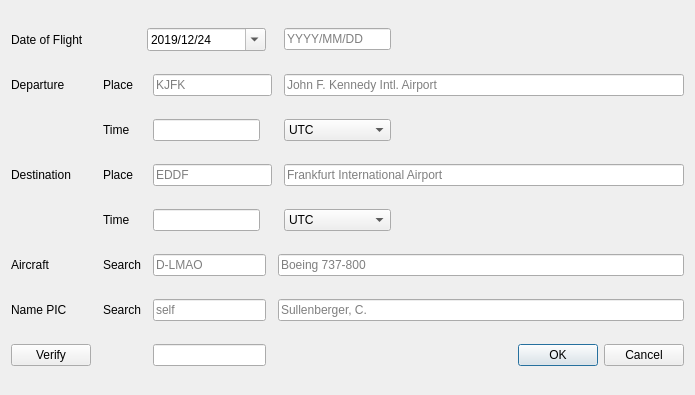
<?xml version="1.0" encoding="UTF-8"?>
<ui version="4.0">
 <class>EditFlight</class>
 <widget class="QDialog" name="EditFlight">
  <property name="geometry">
   <rect>
    <x>0</x>
    <y>0</y>
    <width>695</width>
    <height>395</height>
   </rect>
  </property>
  <property name="windowTitle">
   <string>Edit Flight</string>
  </property>
  <layout class="QGridLayout" name="gridLayout">
   <item row="2" column="3" colspan="2">
    <widget class="QLabel" name="tofbLabel">
     <property name="text">
      <string>Time</string>
     </property>
    </widget>
   </item>
   <item row="4" column="3" colspan="2">
    <widget class="QLabel" name="tonbLabel">
     <property name="text">
      <string>Time</string>
     </property>
    </widget>
   </item>
   <item row="6" column="0" colspan="2">
    <widget class="QLabel" name="picLabel">
     <property name="text">
      <string>Name PIC</string>
     </property>
    </widget>
   </item>
   <item row="6" column="3">
    <widget class="QLabel" name="searchLabelpic">
     <property name="text">
      <string>Search</string>
     </property>
    </widget>
   </item>
   <item row="4" column="9">
    <widget class="QComboBox" name="desTZ">
     <item>
      <property name="text">
       <string>UTC</string>
      </property>
     </item>
    </widget>
   </item>
   <item row="3" column="3" colspan="2">
    <widget class="QLabel" name="placeLabel2">
     <property name="text">
      <string>Place</string>
     </property>
    </widget>
   </item>
   <item row="4" column="10">
    <spacer name="horizontalSpacer_5">
     <property name="orientation">
      <enum>Qt::Horizontal</enum>
     </property>
     <property name="sizeHint" stdset="0">
      <size>
       <width>288</width>
       <height>20</height>
      </size>
     </property>
    </spacer>
   </item>
   <item row="3" column="0" colspan="3">
    <widget class="QLabel" name="destLabel">
     <property name="text">
      <string>Destination</string>
     </property>
    </widget>
   </item>
   <item row="2" column="9">
    <widget class="QComboBox" name="deptTZ">
     <item>
      <property name="text">
       <string>UTC</string>
      </property>
     </item>
    </widget>
   </item>
   <item row="2" column="10">
    <spacer name="horizontalSpacer_6">
     <property name="orientation">
      <enum>Qt::Horizontal</enum>
     </property>
     <property name="sizeHint" stdset="0">
      <size>
       <width>288</width>
       <height>20</height>
      </size>
     </property>
    </spacer>
   </item>
   <item row="5" column="0">
    <widget class="QLabel" name="acftLabel">
     <property name="text">
      <string>Aircraft</string>
     </property>
    </widget>
   </item>
   <item row="1" column="3" colspan="2">
    <widget class="QLabel" name="placeLabel1">
     <property name="text">
      <string>Place</string>
     </property>
    </widget>
   </item>
   <item row="7" column="7" colspan="4">
    <widget class="QDialogButtonBox" name="buttonBox">
     <property name="orientation">
      <enum>Qt::Horizontal</enum>
     </property>
     <property name="standardButtons">
      <set>QDialogButtonBox::Cancel|QDialogButtonBox::Ok</set>
     </property>
    </widget>
   </item>
   <item row="3" column="9" colspan="2">
    <widget class="QLineEdit" name="destHintlineEdit">
     <property name="maxLength">
      <number>0</number>
     </property>
     <property name="readOnly">
      <bool>true</bool>
     </property>
     <property name="placeholderText">
      <string>Frankfurt International Airport</string>
     </property>
    </widget>
   </item>
   <item row="5" column="3">
    <widget class="QLabel" name="searchLabelacft">
     <property name="text">
      <string>Search</string>
     </property>
    </widget>
   </item>
   <item row="7" column="5" colspan="2">
    <widget class="QLineEdit" name="verifyEdit"/>
   </item>
   <item row="1" column="0" colspan="2">
    <widget class="QLabel" name="deptLabel">
     <property name="text">
      <string>Departure</string>
     </property>
    </widget>
   </item>
   <item row="5" column="8" colspan="3">
    <widget class="QLineEdit" name="acftHintLineEdit">
     <property name="readOnly">
      <bool>true</bool>
     </property>
     <property name="placeholderText">
      <string>Boeing 737-800</string>
     </property>
    </widget>
   </item>
   <item row="5" column="5" colspan="2">
    <widget class="QLineEdit" name="newAcft">
     <property name="placeholderText">
      <string>D-LMAO</string>
     </property>
    </widget>
   </item>
   <item row="3" column="5" colspan="3">
    <widget class="QLineEdit" name="newDest">
     <property name="toolTip">
      <string>Enter the ICAO 4-letter Identifier of the Airport</string>
     </property>
     <property name="inputMethodHints">
      <set>Qt::ImhNone</set>
     </property>
     <property name="maxLength">
      <number>4</number>
     </property>
     <property name="placeholderText">
      <string>EDDF</string>
     </property>
    </widget>
   </item>
   <item row="7" column="0" colspan="2">
    <widget class="QPushButton" name="verifyButton">
     <property name="text">
      <string>Verify</string>
     </property>
    </widget>
   </item>
   <item row="0" column="0" colspan="3">
    <widget class="QLabel" name="doftLabel">
     <property name="text">
      <string>Date of Flight</string>
     </property>
    </widget>
   </item>
   <item row="6" column="5" colspan="2">
    <widget class="QLineEdit" name="newPic">
     <property name="placeholderText">
      <string>self</string>
     </property>
    </widget>
   </item>
   <item row="1" column="5" colspan="3">
    <widget class="QLineEdit" name="newDept">
     <property name="toolTip">
      <string>Enter the ICAO 4-letter Identifier of the Airport</string>
     </property>
     <property name="inputMethodHints">
      <set>Qt::ImhNone</set>
     </property>
     <property name="maxLength">
      <number>4</number>
     </property>
     <property name="placeholderText">
      <string>KJFK</string>
     </property>
    </widget>
   </item>
   <item row="1" column="9" colspan="2">
    <widget class="QLineEdit" name="deptHintlineEdit">
     <property name="maxLength">
      <number>0</number>
     </property>
     <property name="readOnly">
      <bool>true</bool>
     </property>
     <property name="placeholderText">
      <string>John F. Kennedy Intl. Airport</string>
     </property>
    </widget>
   </item>
   <item row="6" column="8" colspan="3">
    <widget class="QLineEdit" name="picHintLineEdit">
     <property name="readOnly">
      <bool>true</bool>
     </property>
     <property name="placeholderText">
      <string>Sullenberger, C.</string>
     </property>
    </widget>
   </item>
   <item row="0" column="4" colspan="3">
    <widget class="QDateEdit" name="newDoft">
     <property name="dateTime">
      <datetime>
       <hour>23</hour>
       <minute>0</minute>
       <second>0</second>
       <year>2019</year>
       <month>12</month>
       <day>24</day>
      </datetime>
     </property>
     <property name="displayFormat">
      <string>yyyy/MM/dd</string>
     </property>
     <property name="calendarPopup">
      <bool>true</bool>
     </property>
     <property name="timeSpec">
      <enum>Qt::UTC</enum>
     </property>
    </widget>
   </item>
   <item row="2" column="5">
    <widget class="QLineEdit" name="newTofb">
     <property name="maxLength">
      <number>5</number>
     </property>
    </widget>
   </item>
   <item row="4" column="5">
    <widget class="QLineEdit" name="newTonb"/>
   </item>
   <item row="0" column="9">
    <widget class="QLineEdit" name="dateHintLineEdit">
     <property name="readOnly">
      <bool>true</bool>
     </property>
     <property name="placeholderText">
      <string>YYYY/MM/DD</string>
     </property>
    </widget>
   </item>
  </layout>
 </widget>
 <tabstops>
  <tabstop>newDoft</tabstop>
  <tabstop>newDept</tabstop>
  <tabstop>newTofb</tabstop>
  <tabstop>newDest</tabstop>
  <tabstop>newTonb</tabstop>
  <tabstop>newAcft</tabstop>
  <tabstop>newPic</tabstop>
  <tabstop>verifyEdit</tabstop>
  <tabstop>deptHintlineEdit</tabstop>
  <tabstop>deptTZ</tabstop>
  <tabstop>destHintlineEdit</tabstop>
  <tabstop>desTZ</tabstop>
  <tabstop>acftHintLineEdit</tabstop>
  <tabstop>picHintLineEdit</tabstop>
  <tabstop>verifyButton</tabstop>
 </tabstops>
 <resources/>
 <connections>
  <connection>
   <sender>buttonBox</sender>
   <signal>accepted()</signal>
   <receiver>EditFlight</receiver>
   <slot>accept()</slot>
   <hints>
    <hint type="sourcelabel">
     <x>248</x>
     <y>254</y>
    </hint>
    <hint type="destinationlabel">
     <x>157</x>
     <y>274</y>
    </hint>
   </hints>
  </connection>
  <connection>
   <sender>buttonBox</sender>
   <signal>rejected()</signal>
   <receiver>EditFlight</receiver>
   <slot>reject()</slot>
   <hints>
    <hint type="sourcelabel">
     <x>316</x>
     <y>260</y>
    </hint>
    <hint type="destinationlabel">
     <x>286</x>
     <y>274</y>
    </hint>
   </hints>
  </connection>
 </connections>
</ui>
